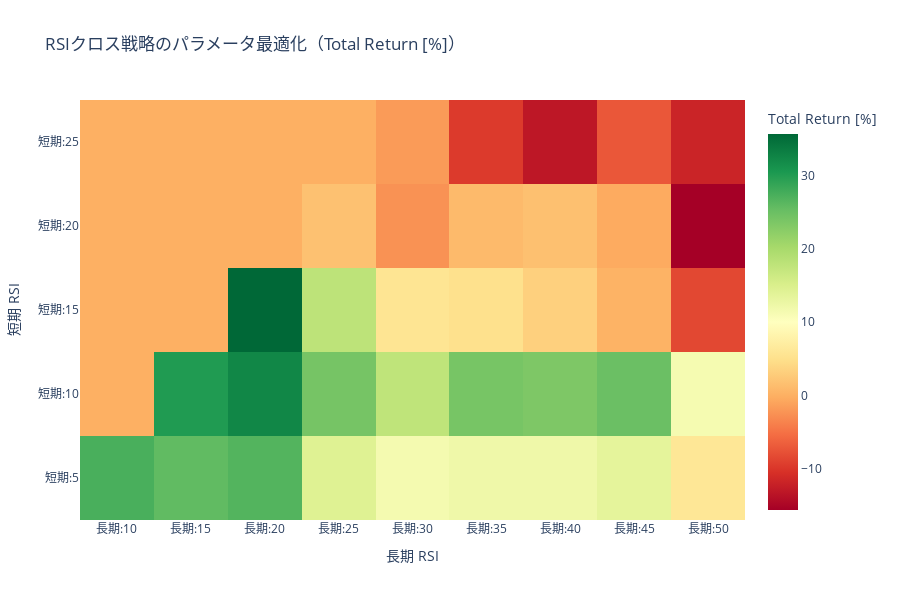

The code cell stored with this chart in its notebook:
### Code cell
import vectorbt as vbt
import pandas as pd
import numpy as np
import talib as ta
import plotly.graph_objects as go

# データ取得
price = vbt.YFData.download("7203.T", start="2021-01-01", end="2022-03-31").get("Close")
if isinstance(price, pd.DataFrame) and isinstance(price.columns, pd.MultiIndex):
    price = price.iloc[:, 0]

# パラメータ範囲設定
ns_range = list(range(5, 30, 5))     # 短期 RSI
nl_range = list(range(10, 55, 5))    # 長期 RSI
params = [(ns, nl) for ns in ns_range for nl in nl_range if ns < nl]

# 結果格納用 DataFrame
result_table = pd.DataFrame(index=ns_range, columns=nl_range, dtype=float)

# RSIクロス戦略のバックテストループ
for ns, nl in params:
    rsiS = ta.RSI(price, timeperiod=ns)
    rsiL = ta.RSI(price, timeperiod=nl)
    entries = (rsiS > rsiL).fillna(False)
    exits = (rsiS < rsiL).fillna(False)
    pf = vbt.Portfolio.from_signals(price, entries, exits, init_cash=10000, fees=0.002)
    result_table.loc[ns, nl] = pf.stats()['Total Return [%]']

# NaNは 0 に
result_table = result_table.fillna(0)

# ✅ Plotly ヒートマップ表示（RdYlGnで backtrader風に）
fig = go.Figure(data=go.Heatmap(
    z=result_table.values,
    x=[f"長期:{col}" for col in result_table.columns],
    y=[f"短期:{idx}" for idx in result_table.index],
    colorscale='RdYlGn',
    colorbar=dict(title="Total Return [%]")
))
fig.update_layout(
    title="RSIクロス戦略のパラメータ最適化（Total Return [%]）",
    xaxis_title="長期 RSI",
    yaxis_title="短期 RSI",
    width=900,
    height=600
)
fig.show()

### Figure 1 — Plotly figure (JSON) as saved in the notebook; plotly's stock layout.template omitted (floating-point values rounded to 4 significant figures)
{"data": [{"colorbar": {"title": {"text": "Total Return [%]"}}, "colorscale": [[0, "rgb(165,0,38)"], [0.1, "rgb(215,48,39)"], [0.2, "rgb(244,109,67)"], [0.3, "rgb(253,174,97)"], [0.4, "rgb(254,224,139)"], [0.5, "rgb(255,255,191)"], [0.6, "rgb(217,239,139)"], [0.7, "rgb(166,217,106)"], [0.8, "rgb(102,189,99)"], [0.9, "rgb(26,152,80)"], [1, "rgb(0,104,55)"]], "type": "heatmap", "x": ["長期:10", "長期:15", "長期:20", "長期:25", "長期:30", "長期:35", "長期:40", "長期:45", "長期:50"], "y": ["短期:5", "短期:10", "短期:15", "短期:20", "短期:25"], "z": [[27.44, 25.8, 26.71, 14.36, 11.5, 12.24, 12.24, 13.6, 6.0], [0, 30.16, 32.43, 24.16, 17.76, 24.07, 23.56, 25.06, 11.43], [0, 0, 35.73, 17.98, 5.666, 5.072, 3.25, 0.2821, -8.507], [0, 0, 0, 1.749, -2.441, 0.9843, 1.592, -0.4702, -15.66], [0, 0, 0, 0, -1.725, -9.657, -13.22, -7.221, -11.84]]}], "layout": {"height": 600, "title": {"text": "RSIクロス戦略のパラメータ最適化（Total Return [%]）"}, "width": 900, "xaxis": {"title": {"text": "長期 RSI"}}, "yaxis": {"title": {"text": "短期 RSI"}}}}
